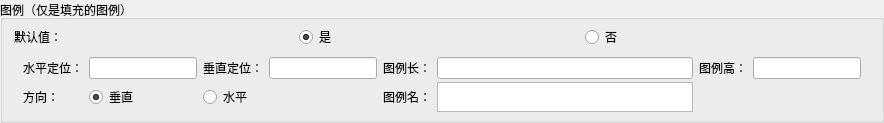
          <widget class="QGroupBox" name="groupBox_6">
           <property name="title">
            <string>图例（仅是填充的图例）</string>
           </property>
           <layout class="QGridLayout" name="gridLayout_6">
            <property name="topMargin">
             <number>5</number>
            </property>
            <property name="bottomMargin">
             <number>3</number>
            </property>
            <property name="verticalSpacing">
             <number>3</number>
            </property>
            <item row="0" column="0">
             <layout class="QHBoxLayout" name="horizontalLayout_6">
              <item>
               <widget class="QLabel" name="label_37">
                <property name="text">
                 <string>默认值：</string>
                </property>
               </widget>
              </item>
              <item>
               <widget class="QRadioButton" name="radioButton_12">
                <property name="text">
                 <string>是</string>
                </property>
                <property name="checked">
                 <bool>true</bool>
                </property>
               </widget>
              </item>
              <item>
               <widget class="QRadioButton" name="radioButton_13">
                <property name="text">
                 <string>否</string>
                </property>
               </widget>
              </item>
             </layout>
            </item>
            <item row="1" column="0">
             <widget class="QFrame" name="gridFrame">
              <layout class="QGridLayout" name="gridLayout_8">
               <property name="topMargin">
                <number>5</number>
               </property>
               <property name="bottomMargin">
                <number>5</number>
               </property>
               <property name="verticalSpacing">
                <number>3</number>
               </property>
               <item row="0" column="4">
                <widget class="QLabel" name="label_34">
                 <property name="text">
                  <string>图例长：</string>
                 </property>
                </widget>
               </item>
               <item row="0" column="2">
                <widget class="QLabel" name="label_33">
                 <property name="text">
                  <string>垂直定位：</string>
                 </property>
                </widget>
               </item>
               <item row="0" column="1">
                <widget class="QLineEdit" name="lineEdit_17">
                 <property name="minimumSize">
                  <size>
                   <width>50</width>
                   <height>0</height>
                  </size>
                 </property>
                </widget>
               </item>
               <item row="0" column="5">
                <widget class="QLineEdit" name="lineEdit_19"/>
               </item>
               <item row="0" column="6">
                <widget class="QLabel" name="label_35">
                 <property name="text">
                  <string>图例高：</string>
                 </property>
                </widget>
               </item>
               <item row="0" column="0">
                <widget class="QLabel" name="label_32">
                 <property name="text">
                  <string>水平定位：</string>
                 </property>
                </widget>
               </item>
               <item row="0" column="7">
                <widget class="QLineEdit" name="lineEdit_20"/>
               </item>
               <item row="0" column="3">
                <widget class="QLineEdit" name="lineEdit_18">
                 <property name="minimumSize">
                  <size>
                   <width>50</width>
                   <height>0</height>
                  </size>
                 </property>
                </widget>
               </item>
               <item row="1" column="0">
                <widget class="QLabel" name="label_36">
                 <property name="text">
                  <string>方向：</string>
                 </property>
                </widget>
               </item>
               <item row="1" column="1">
                <widget class="QRadioButton" name="radioButton_10">
                 <property name="text">
                  <string>垂直</string>
                 </property>
                 <property name="checked">
                  <bool>true</bool>
                 </property>
                </widget>
               </item>
               <item row="1" column="2">
                <widget class="QRadioButton" name="radioButton_11">
                 <property name="text">
                  <string>水平</string>
                 </property>
                </widget>
               </item>
               <item row="1" column="5">
                <widget class="QTextEdit" name="textEdit_3">
                 <property name="maximumSize">
                  <size>
                   <width>16777215</width>
                   <height>30</height>
                  </size>
                 </property>
                </widget>
               </item>
               <item row="1" column="4">
                <widget class="QLabel" name="label_60">
                 <property name="text">
                  <string>图例名：</string>
                 </property>
                </widget>
               </item>
              </layout>
             </widget>
            </item>
           </layout>
          </widget>
